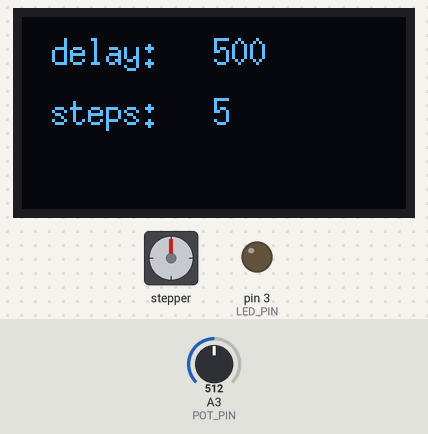
A sketch run on a simulated Arduino Uno, built with avr-gcc and run on an emulated ATmega328P. On the bench: stepper motor, 128×64 one-colour display, output pins drawn as LEDs (lit = HIGH). Wiring (inferred from the names in the program): stepper motor (1000 steps per turn assumed): coils pin 10, pin 11, pin 12, pin 13. Inputs (shaded band) come from the test bench; at power-on: A3 (POT_PIN) = 512. Pins used as bus, display or sensor lines are not drawn.

Above: at 2.4 s.
2.5 s: A3 (POT_PIN) set to 716
At 3.3 s:
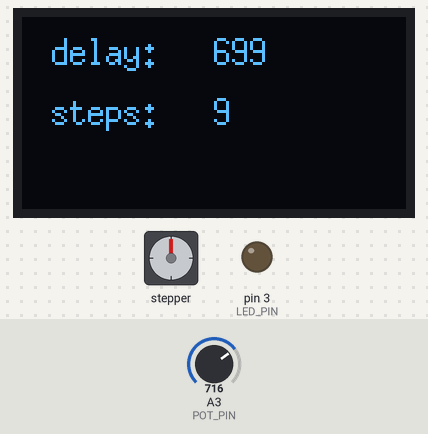
4.2 s: A3 (POT_PIN) set to 900
At 4.67 s:
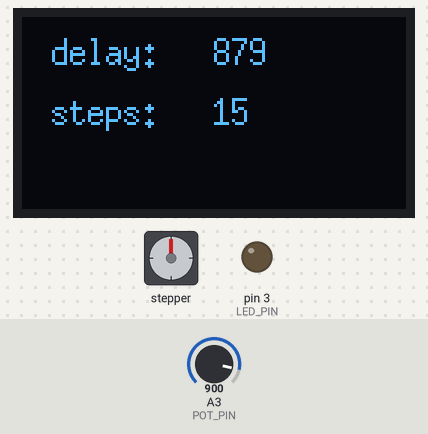
6.0 s: A3 (POT_PIN) set to 1023
At 6.54 s:
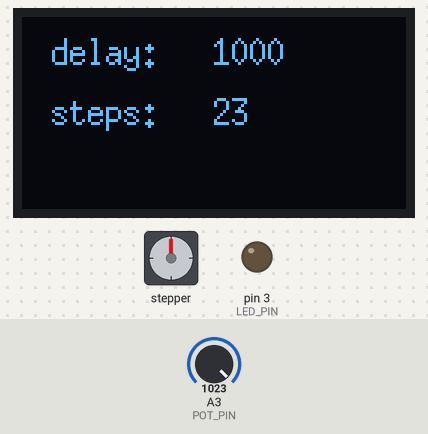
Timing chart, 0 to 9.0 s (numbered marks = the images above; inputs shaded):
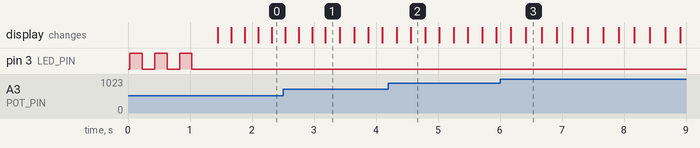

The sketch:

NEMA24_Endlicher_Automat.ino
```cpp
#include <U8g2lib.h>

#define STEP_PIN 12
#define DIR_PIN 11
#define ENA_PIN 10
#define ALM_PIN 13
#define BUTTON_PIN 2
#define LED_PIN 3
#define STEP_DELAY 8000
#define STEPS 1000
#define POT_PIN A3


U8G2_SSD1306_128X64_NONAME_1_HW_I2C myOled(U8G2_R0);

boolean motorState = LOW;
boolean ledState = LOW;
boolean buttonState = LOW;
unsigned int i = 0;
unsigned long steps = 20000;
unsigned long stepDelay = 500;
unsigned long stepDelayMin = 100;
unsigned long stepDecrease = 2;
unsigned potValue;

void setup() {
  pinMode(STEP_PIN, OUTPUT);
  pinMode(DIR_PIN, OUTPUT);
  pinMode(ENA_PIN, OUTPUT);
  pinMode(ALM_PIN, OUTPUT);
  pinMode(BUTTON_PIN, INPUT);
  pinMode(LED_PIN, OUTPUT);

  potValue = analogRead(POT_PIN);

  myOled.begin();
  for (int i = 0; i < 3; i++) {
    digitalWrite(LED_PIN, HIGH);
    delay(200);
    digitalWrite(LED_PIN, LOW);
    delay(200);
  }

  Serial.begin(9600);

  digitalWrite(ENA_PIN, LOW); // ENABLE is active LOW
  digitalWrite(DIR_PIN, HIGH); // Set direction

}

void loop() {

  potValue = analogRead(POT_PIN);
  stepDelay = map(potValue, 0, 1023, 0, 1000);

  // rotate a step
  digitalWrite(STEP_PIN, !digitalRead(STEP_PIN));
  delayMicroseconds(stepDelay);

  // Increase speed
  // if (stepDelay > stepDelayMin) stepDelay -= stepDecrease;

  // Count steps
  i++;

  // Stop rotation
  if (i > steps) {
    motorState = LOW;
    digitalWrite(ENA_PIN, HIGH); // Disable stepper
    motorState = LOW;
    digitalWrite(LED_PIN, LOW);
  }

  // Print messages
  myOled.firstPage();
  do {

    // Write a text
    myOled.setFont(u8g2_font_6x13_te);

    myOled.setCursor(10, 16);
    myOled.print("delay:");
    myOled.setCursor(64, 16);
    myOled.print(stepDelay);

    myOled.setCursor(10, 36);
    myOled.print("steps:");
    myOled.setCursor(64, 36);
    myOled.print(i);

  } while ( myOled.nextPage() );

}
```
